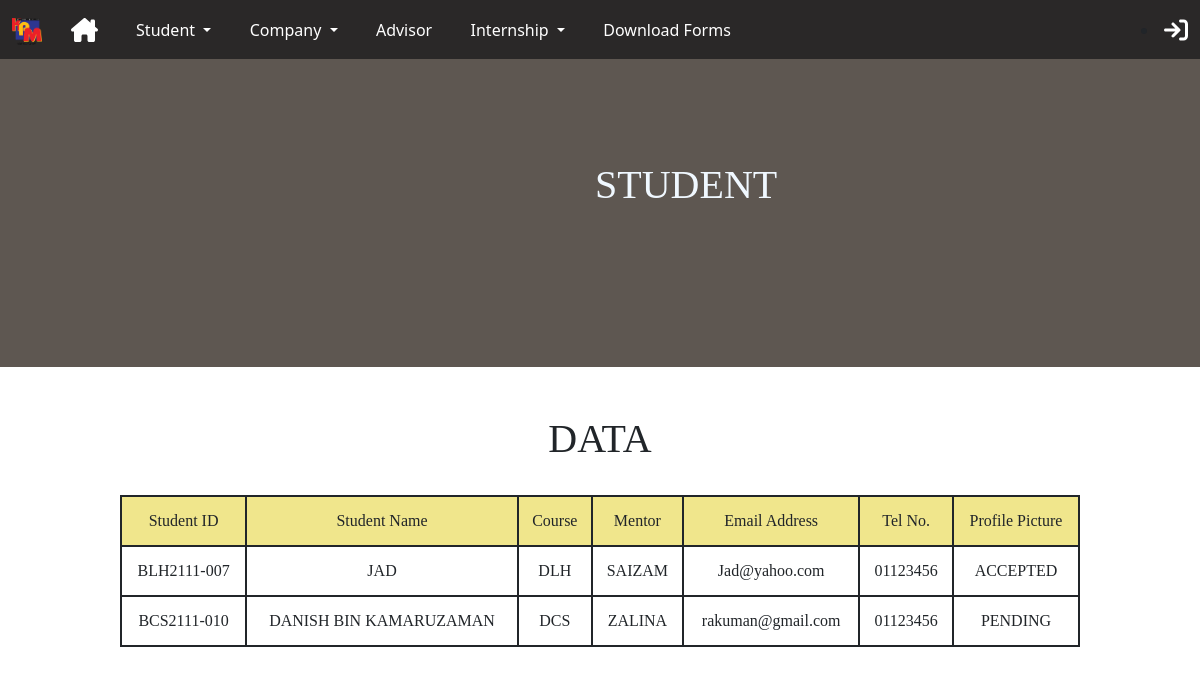
The app's page /KPMBintern/displaystud with its own data.
### INTERNsystem/models.py (models this page shows, shortened)
class Student(models.Model):
    StudID = models.CharField(max_length=15,primary_key=True)
    StudName = models.CharField(max_length=70)
    StudCourse = models.CharField(max_length=50)
    StudMentor = models.CharField(max_length=70)
    StudEmailAddr = models.CharField(max_length=30)
    StudTelNo = models.CharField(max_length=15)
    StudImg = models.ImageField(upload_to='Student Profile Picture/',null=True,blank=True)

### INTERNsystem/views.py (the view)
# urls.py: path("displaystud",views.displaystud,name="displaystud"),
def displaystud(request):
    alldata=Student.objects.all()
    dict={
        'studdata' : alldata
    }
    return render(request,'displaystud.html',dict)

### INTERNsystem/templatetags/custom_filters.py (called while the page is built)
@register.filter
def display_status(StudID):
    try:
        StudImg = Student.objects.get(StudID=StudID).StudImg
        if StudImg:
            return "ACCEPTED"
    except Student.DoesNotExist:
        pass
    return "PENDING"

### INTERNsystem/templates/displaystud.html (shortened to what this page needs)
{% extends 'base.html' %}
{% block content %}
{% load custom_filters %}
<!DOCTYPE html>
<html lang="en">
<head>
</head>
<body>
    {% load static %}
    <section class="showcase">
            <video src="{% static 'student-view.mp4' %}" autoplay loop muted></video>
                <div class="title"><h1 class="word">STUDENT</h1></div>
    </section>
    <h1 align="center" class="topic">DATA</h1>
    <br>
    <table align="center" border="2" width="60%">
        <tr class="table-row1">
            <td>Student ID</td>
            <td>Student Name</td>
            <td>Course</td>
            <td>Mentor</td>
            <td>Email Address</td>
            <td>Tel No.</td>
            <td class="profile-pic-col">Profile Picture</td>
        </tr>
        {% for data in studdata %}
        <tr class="table-row2">
            <td>{{data.StudID}}</td>
            <td>{{data.StudName}}</td>
            <td>{{data.StudCourse}}</td>
            <td>{{data.StudMentor}}</td>
            <td>{{data.StudEmailAddr}}</td>
            <td>{{data.StudTelNo}}</td>
            <td>{{data.StudID|display_status}}</td>
        </tr>
        {% endfor %}
    </table>
</body>
</html>
{% endblock %}

### INTERNsystem/templates/displaystud.html (style rules this page uses)
.showcase { width: 100%; height: 50%; position: relative; bottom: 3em; z-index: -11; }
.showcase video { width: 100%; height: 100%; position: absolute; object-fit: cover; }
.title { width: 100%; height: 50%; background-color:rgb(94,87,81); mix-blend-mode: multiply; font-family: 'Trebuchet MS'; padding: 3em 11.9em; font-size: 50px; color: aliceblue; }
table,tr,td { border:1.9pt solid; font-family: 'Trebuchet MS'; padding: 10px; }
table { width: 80%; border-collapse: collapse; }
.table-row1 { background-color:khaki; }
td { height: 50px; text-align: center; }
.topic { font-family:'Trebuchet MS'; position: relative; z-index: -11; }

### records on screen
Student: StudID "BLH2111-007", StudName "JAD", StudCourse "DLH", StudMentor "SAIZAM", StudEmailAddr "Jad@yahoo.com", StudTelNo "01123456", StudID|display_status "ACCEPTED"
Student: StudID "BCS2111-010", StudName "DANISH BIN KAMARUZAMAN", StudCourse "DCS", StudMentor "ZALINA", StudEmailAddr "rakuman@gmail.com", StudTelNo "01123456", StudID|display_status "PENDING"
